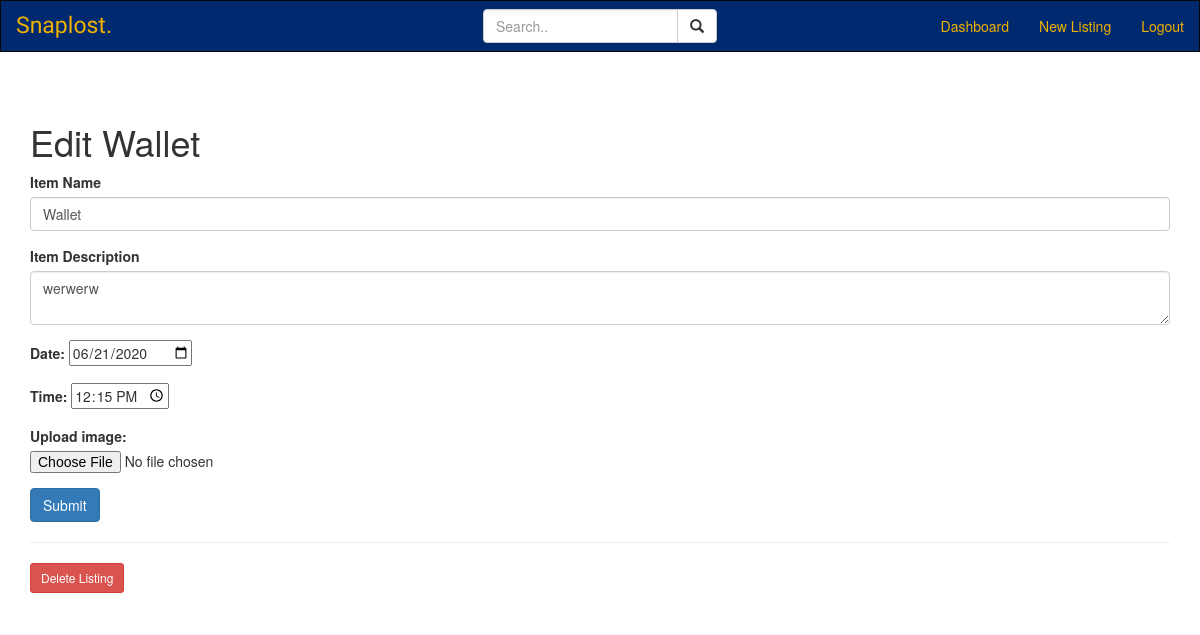
Screenshot of /1/edit (signed in) with the database file from the repository.
### models.py (models this page shows)
class Item(UserMixin, db.Model):
    __tablename__ = "item"
    __table_args__ = {'extend_existing': True}
    id = db.Column(db.Integer, primary_key=True)
    item = db.Column(db.String(100), nullable=False)
    description = db.Column(db.String(1000), nullable=False)
    occurdate = db.Column(db.Date)
    time = db.Column(db.Time)

### item.py (the view)
@item.route('/<int:item_id>/edit', methods=('GET','POST'))
@login_required
def edit(item_id):
    item = Item.query.filter_by(id=item_id).first()
    if request.method == 'POST':
        name = request.form['item']
        description = request.form['description']
        occurdate = request.form['occurdate']
        takentime = request.form['time']
        if not name:
            flash('Item name is required!')
            return render_template('edit.html', item=item)
        if not description:
            flash('Item description is required!')
            return render_template('edit.html', item=item)
        else:
            conDate = datetime.strptime(occurdate, '%Y-%m-%d')
            conTime = datetime.strptime(takentime, "%H:%M:%S").time()
            updated = Item.query.get(item_id)
            if (name != updated.item):
                updated.item = name
            if (description != updated.description):
                updated.description = description
            if (conDate != updated.occurdate):
                updated.occurdate = conDate
            if (conTime != updated.time):
                updated.time = conTime
            db.session.commit()
            flash('"{}" is successfully edited!'.format(name))
            return redirect(url_for('main.home'))
    else:
        return render_template('edit.html', item=item)

### __init__.py (called while the page is built)
def create_app():
    app = Flask(__name__)
    app.config['SQLALCHEMY_TRACK_MODIFICATIONS'] = False
    app.config['SECRET_KEY'] = os.urandom(24)
    app.config['SQLALCHEMY_DATABASE_URI'] = 'sqlite:///db.sqlite'
    db.init_app(app)
    login_manager = LoginManager()
    login_manager.login_view = 'auth.login'
    login_manager.init_app(app)
    from .models import User
    @login_manager.user_loader # A user loader tells Flask-Login how to find a specifc user from the ID
    def load_user(user_id):
        return User.query.get(int(user_id))
    from .auth import auth as auth_blueprint
    app.register_blueprint(auth_blueprint)
    from .main import main as main_blueprint
    app.register_blueprint(main_blueprint)
    from .item import item as item_blueprint
    app.register_blueprint(item_blueprint)
    return app

### templates/edit.html
{% extends 'base.html' %}
{% block content %}
<h1> {% block title %} Edit {{ item['item'] }} {% endblock %} </h1>
<form method='post'>
    <div class="form-group">
        <label for="item"> Item Name </label>
        <input type="text" name="item"
               placeholder="Name the item" class="form-control"
               value="{{ request.form['item'] or item['item'] }}"> </input>
    </div>
    <div class="form-group">
        <div class="form-group">
            <label for="description">Item Description</label>
            <textarea name="description" placeholder="Description"
                                     class="form-control">{{ request.form['content'] or item['description'] }}</textarea>
    </div>
    <div class="form-group">
        <label for="occurdate"> Date: </label>
        <input type="date" id ="occurdate" name="occurdate" value="{{ request.form['occurdate'] or item['occurdate'] }}">
    </div>
    <div class="form-group">
        <label for="time"> Time: </label>
        <input type="time" id="time" name="time" value="{{ request.form['time'] or item['time'] }}">
    </div>
    <div class="form-group" action="/action_page.php">
        <label for="photo">Upload image: </label>
        <input type="file" id="photo" name="photo" accept="image/*" value="{{ request.form['photo'] or item['photo'] }}">
    </div>
    <div class="form-group">
        <button type="submit" class="btn btn-primary">Submit</button>
    </div>
</form>
<hr>
<form action="{{ url_for('item.delete', item_id=item['id']) }}" method="POST">
    <input type="submit" value="Delete Listing"
                         class="btn btn-danger btn-sm"
                         onclick="return confirm('Are you sure you want to delete this post?')">
</form>
{% endblock %}

### templates/base.html (shortened to what this page needs)
<!DOCTYPE html>
<html lang="en">
    <head>
        <link rel="stylesheet" href="https://maxcdn.bootstrapcdn.com/bootstrap/3.4.1/css/bootstrap.min.css">
        <link href="{{ url_for('static', filename='style.css' )}}" rel="stylesheet">
    </head>
    <body>
        <nav class="navbar navbar-inverse">
            <div class="container-fluid">
                <div class="navbar-header">
                    <a class="navbar-brand" href="{{ url_for('main.home') }}">Snaplost.</a>
                </div>
                <ul class="nav navbar-nav navbar-center">
                    <form class="navbar-form navbar-center" role="search">
                        <div class="form-group input-group">
                            <input type="text" class="form-control" placeholder="Search..">
                            <span class="input-group-btn">
                                <button class="btn btn-default" type="button">
                                    <span class="glyphicon glyphicon-search"></span>
                                </button>
                            </span>
                        </div>
                    </form>
                </ul>
                <ul class="nav navbar-nav navbar-right">
                    <li>
                        {% if current_user.is_authenticated %}
                        <a href="{{ url_for('main.dashboard') }}">Dashboard</a>
                        {% endif %}
                    </li>
                    <li>
                        {% if current_user.is_authenticated %}
                        <a href="{{ url_for('item.create') }}">New Listing</a>
                        {% endif %}
                    </li>
                    <li>
                        {% if current_user.is_authenticated %}
                        <a href="{{ url_for('auth.logout') }}">Logout</a>
                        {% endif %}
                    </li>
                </ul>
            </div>
        </nav>
        <div class="container">
            {% block content %} {% endblock %}
        </div>
    </body>
</html>

### static/style.css (style rules this page uses)
.navbar { margin-bottom: 50px; border-radius: 0; }
.navbar-nav.navbar-center { position: absolute; left: 50%; transform: translatex(-50%); }
.navbar-inverse { background-color: #002970; }
.navbar-inverse .navbar-brand, .navbar-inverse .navbar-nav>li>a { color: #efb200 !important; }
.navbar-inverse .navbar-brand { font-family: 'Hind Siliguri', sans-serif; font-size: 23px; }

### rows the page displays
Item: item "Wallet", description "werwerw", occurdate "06/21/2020", time "12:15:00"
